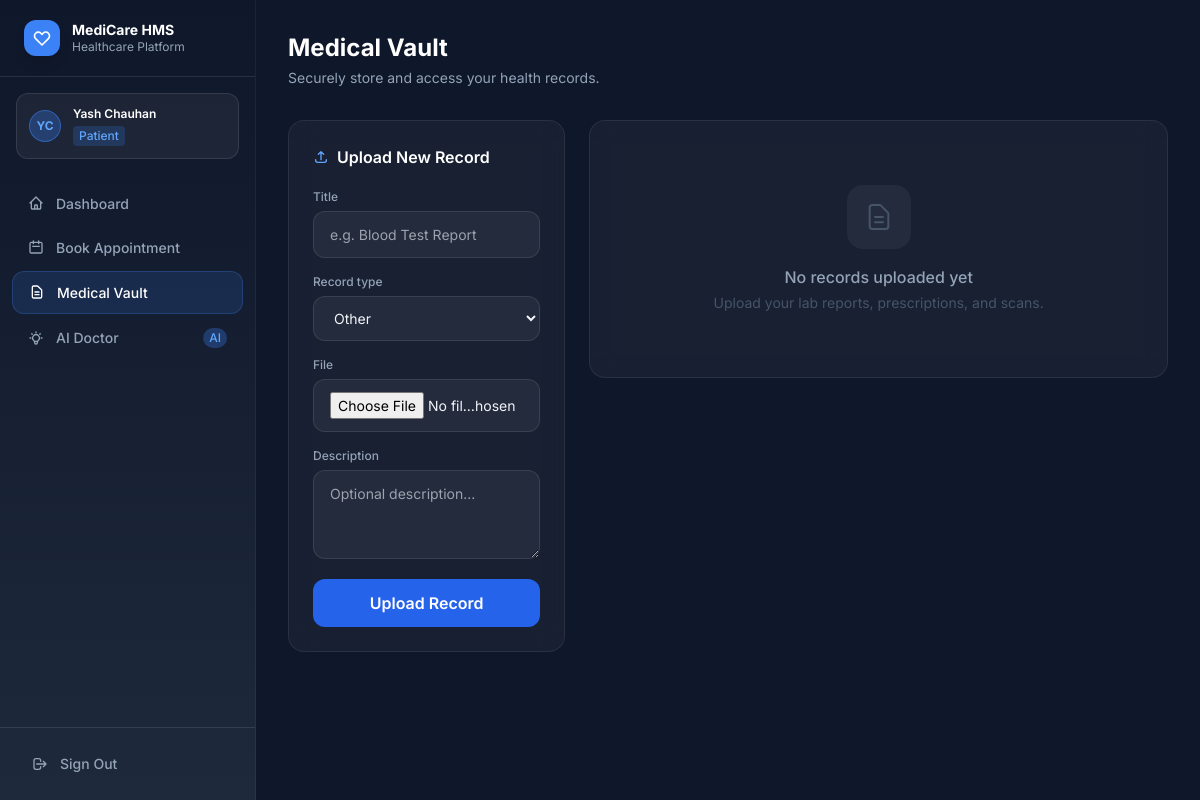
The app's page /hospital/records/ (signed in) with its own data.
### users/models.py (models this page shows, shortened)
class CustomUser(AbstractUser):
    ROLE_ADMIN = 'ADMIN'
    ROLE_DOCTOR = 'DOCTOR'
    ROLE_PATIENT = 'PATIENT'
    ROLE_CHOICES = [
        (ROLE_ADMIN, 'Admin'),
        (ROLE_DOCTOR, 'Doctor'),
        (ROLE_PATIENT, 'Patient'),
    ]
    role = models.CharField(
        max_length=10,
        choices=ROLE_CHOICES,
        default=ROLE_PATIENT,
    )
    phone = models.CharField(max_length=15, blank=True)
    date_of_birth = models.DateField(null=True, blank=True)
    profile_picture = models.ImageField(
        upload_to='profiles/', null=True, blank=True
    )

### hospital/views.py (the view)
        def wrapper(request, *args, **kwargs):
            if not request.user.is_authenticated:
                return redirect('users:login')
            if request.user.role != role:
                messages.error(request, 'Access denied.')
                return redirect('users:login')
            return view_func(request, *args, **kwargs)

### hospital/forms.py
class MedicalRecordForm(forms.ModelForm):
    class Meta:
        model = MedicalRecord
        fields = ['title', 'record_type', 'file', 'description']
        widgets = {
            'title': forms.TextInput(attrs={'class': 'form-input', 'placeholder': 'e.g. Blood Test Report'}),
            'record_type': forms.Select(attrs={'class': 'form-input'}),
            'file': forms.FileInput(attrs={'class': 'form-input', 'accept': '.pdf,.jpg,.jpeg,.png,.gif'}),
            'description': forms.Textarea(attrs={'class': 'form-input', 'rows': 3, 'placeholder': 'Optional description...'}),
        }

### hospital/views.py (called while the page is built)
def role_required(role):
    def decorator(view_func):
        def wrapper(request, *args, **kwargs):
            if not request.user.is_authenticated:
                return redirect('users:login')
            if request.user.role != role:
                messages.error(request, 'Access denied.')
                return redirect('users:login')
            return view_func(request, *args, **kwargs)
        wrapper.__name__ = view_func.__name__
        return wrapper
    return decorator

@login_required
@role_required('PATIENT')
def medical_records(request):
    records = MedicalRecord.objects.filter(patient=request.user).order_by('-uploaded_at')
    if request.method == 'POST':
        form = MedicalRecordForm(request.POST, request.FILES)
        if form.is_valid():
            record = form.save(commit=False)
            record.patient = request.user
            record.save()
            messages.success(request, 'Medical record uploaded successfully!')
            return redirect('hospital:medical_records')
        else:
            messages.error(request, 'Error uploading record. Please check the file.')
    else:
        form = MedicalRecordForm()
    return render(request, 'hospital/medical_records.html', {
        'records': records,
        'form': form,
    })

### templates/hospital/medical_records.html (shortened to what this page needs)
{% extends 'base.html' %}
{% block content %}
<div class="mb-8 animate-fade-in">
  <h1 class="text-2xl font-bold text-white">Medical Vault</h1>
  <p class="text-slate-400 mt-1 text-sm">Securely store and access your health records.</p>
</div>
<div class="grid lg:grid-cols-3 gap-6">
  <div class="glass-card p-6 animate-slide-up h-fit">
    <h2 class="text-white font-semibold mb-5 flex items-center gap-2">
      <svg class="w-4 h-4 text-brand-light" fill="none" stroke="currentColor" viewBox="0 0 24 24"><path stroke-linecap="round" stroke-linejoin="round" stroke-width="2" d="M4 16v1a3 3 0 003 3h10a3 3 0 003-3v-1m-4-8l-4-4m0 0L8 8m4-4v12"/></svg>
      Upload New Record
    </h2>
    <form method="post" enctype="multipart/form-data" novalidate>
      <div class="space-y-4">
        {% for field in form %}
        <div>
          <label class="block text-xs font-medium text-slate-400 mb-1.5">{{ field.label }}</label>
          {{ field }}
        </div>
        {% endfor %}
      </div>
      <button type="submit"
              class="mt-5 w-full py-3 px-4 bg-blue-600 hover:bg-blue-500 text-white font-semibold rounded-xl transition-all active:scale-[0.98]">
        Upload Record
      </button>
    </form>
  </div>
  <div class="lg:col-span-2">
    {% if records %}
    <div class="grid sm:grid-cols-2 gap-4">
      {% for rec in records %}
      <div class="glass-card p-5 animate-slide-up hover:border-white/20 transition-all group" style="animation-delay:{{ forloop.counter0 }}0ms">
        <div class="flex items-start gap-3 mb-3">
          <div class="w-10 h-10 rounded-xl flex items-center justify-center flex-shrink-0
            {% if rec.is_pdf %}bg-red-500/20{% else %}bg-blue-500/20{% endif %}">
            {% if rec.is_pdf %}
            <svg class="w-5 h-5 text-red-400" fill="none" stroke="currentColor" viewBox="0 0 24 24"><path stroke-linecap="round" stroke-linejoin="round" stroke-width="2" d="M7 21h10a2 2 0 002-2V9.414a1 1 0 00-.293-.707l-5.414-5.414A1 1 0 0012.586 3H7a2 2 0 00-2 2v14a2 2 0 002 2z"/></svg>
            {% else %}
            <svg class="w-5 h-5 text-blue-400" fill="none" stroke="currentColor" viewBox="0 0 24 24"><path stroke-linecap="round" stroke-linejoin="round" stroke-width="2" d="M4 16l4.586-4.586a2 2 0 012.828 0L16 16m-2-2l1.586-1.586a2 2 0 012.828 0L20 14m-6-6h.01M6 20h12a2 2 0 002-2V6a2 2 0 00-2-2H6a2 2 0 00-2 2v12a2 2 0 002 2z"/></svg>
            {% endif %}
          </div>
          <div class="flex-1 min-w-0">
            <p class="text-white text-sm font-semibold truncate">{{ rec.title }}</p>
            <span class="inline-block mt-0.5 px-1.5 py-0.5 text-xs rounded bg-white/10 text-slate-400">{{ rec.get_record_type_display }}</span>
          </div>
        </div>
        {% if rec.description %}
        <p class="text-slate-500 text-xs mb-3 line-clamp-2">{{ rec.description }}</p>
        {% endif %}
        <div class="flex items-center justify-between">
          <span class="text-slate-600 text-xs">{{ rec.uploaded_at|date:"d M Y" }}</span>
          <a href="{{ rec.file.url }}" target="_blank" rel="noopener noreferrer"
             class="flex items-center gap-1.5 px-3 py-1.5 bg-white/5 hover:bg-white/10 border border-white/10 hover:border-white/20
                    text-slate-300 hover:text-white text-xs font-medium rounded-lg transition-all">
            <svg class="w-3.5 h-3.5" fill="none" stroke="currentColor" viewBox="0 0 24 24"><path stroke-linecap="round" stroke-linejoin="round" stroke-width="2" d="M15 12a3 3 0 11-6 0 3 3 0 016 0z"/><path stroke-linecap="round" stroke-linejoin="round" stroke-width="2" d="M2.458 12C3.732 7.943 7.523 5 12 5c4.478 0 8.268 2.943 9.542 7-1.274 4.057-5.064 7-9.542 7-4.477 0-8.268-2.943-9.542-7z"/></svg>
            View
          </a>
        </div>
      </div>
      {% endfor %}
    </div>
    {% else %}
    <div class="glass-card p-16 text-center animate-slide-up">
      <div class="w-16 h-16 rounded-2xl bg-white/5 mx-auto mb-4 flex items-center justify-center">
        <svg class="w-8 h-8 text-slate-600" fill="none" stroke="currentColor" viewBox="0 0 24 24"><path stroke-linecap="round" stroke-linejoin="round" stroke-width="1.5" d="M9 12h6m-6 4h6m2 5H7a2 2 0 01-2-2V5a2 2 0 012-2h5.586a1 1 0 01.707.293l5.414 5.414a1 1 0 01.293.707V19a2 2 0 01-2 2z"/></svg>
      </div>
      <p class="text-slate-400 font-medium">No records uploaded yet</p>
      <p class="text-slate-600 text-sm mt-1">Upload your lab reports, prescriptions, and scans.</p>
    </div>
    {% endif %}
  </div>
</div>
{% endblock %}

### templates/base.html (shortened to what this page needs)
{% load static %}
<!DOCTYPE html>
<html lang="en" class="h-full">
<head>
  <script src="https://cdn.tailwindcss.com"></script>
  <link rel="stylesheet" href="{% static 'css/custom.css' %}" />
</head>
<body class="h-full bg-navy-900 text-white font-sans antialiased">
  {% if user.is_authenticated %}
  <div class="flex h-full min-h-screen">
    <aside id="sidebar"
           class="fixed inset-y-0 left-0 z-50 w-64 flex flex-col bg-gradient-sidebar border-r border-white/5 transition-transform duration-300 ease-in-out
                  -translate-x-full lg:translate-x-0">
      <div class="flex items-center gap-3 px-6 py-5 border-b border-white/10">
        <div class="w-9 h-9 rounded-xl bg-brand flex items-center justify-center shadow-lg">
          <svg class="w-5 h-5 text-white" fill="none" stroke="currentColor" viewBox="0 0 24 24">
            <path stroke-linecap="round" stroke-linejoin="round" stroke-width="2"
                  d="M4.318 6.318a4.5 4.5 0 000 6.364L12 20.364l7.682-7.682a4.5 4.5 0 00-6.364-6.364L12 7.636l-1.318-1.318a4.5 4.5 0 00-6.364 0z"/>
          </svg>
        </div>
        <div>
          <h1 class="text-white font-bold text-sm leading-tight">MediCare HMS</h1>
          <p class="text-navy-400 text-xs">Healthcare Platform</p>
        </div>
      </div>
      <div class="mx-4 mt-4 mb-2 p-3 rounded-xl bg-white/5 border border-white/10">
        <div class="flex items-center gap-3">
          <div class="w-8 h-8 rounded-full bg-brand/30 border border-brand/50 flex items-center justify-center text-xs font-bold text-brand-light">
            {{ user.first_name|first|upper }}{{ user.last_name|first|upper }}
          </div>
          <div class="flex-1 min-w-0">
            <p class="text-white text-xs font-semibold truncate">{{ user.get_full_name|default:user.username }}</p>
            <span class="inline-flex items-center px-1.5 py-0.5 rounded text-xs font-medium
              {% if user.role == 'ADMIN' %}bg-purple-500/20 text-purple-300
              {% elif user.role == 'DOCTOR' %}bg-emerald-500/20 text-emerald-300
              {% else %}bg-brand/20 text-brand-light{% endif %}">
              {{ user.get_role_display }}
            </span>
          </div>
        </div>
      </div>
      <nav class="flex-1 px-3 py-4 space-y-1 overflow-y-auto">
        {% if user.role == 'PATIENT' %}
          {% include 'partials/nav_patient.html' %}
        {% elif user.role == 'DOCTOR' %}
          {% include 'partials/nav_doctor.html' %}
        {% elif user.role == 'ADMIN' %}
          {% include 'partials/nav_admin.html' %}
        {% endif %}
      </nav>
      <div class="p-4 border-t border-white/10">
        <a href="{% url 'users:logout' %}"
           class="flex items-center gap-3 w-full px-4 py-2.5 rounded-xl text-navy-400 hover:text-red-400 hover:bg-red-500/10 transition-all duration-200 text-sm font-medium group">
          <svg class="w-4 h-4 group-hover:scale-110 transition-transform" fill="none" stroke="currentColor" viewBox="0 0 24 24">
            <path stroke-linecap="round" stroke-linejoin="round" stroke-width="2"
                  d="M17 16l4-4m0 0l-4-4m4 4H7m6 4v1a3 3 0 01-3 3H6a3 3 0 01-3-3V7a3 3 0 013-3h4a3 3 0 013 3v1"/>
          </svg>
          Sign Out
        </a>
      </div>
    </aside>
    <div class="flex-1 flex flex-col min-h-screen lg:ml-64">
      <main class="flex-1 p-4 lg:p-8">
        {% block content %}{% endblock %}
      </main>
    </div>
  </div>
  {% else %}
  {% block auth_content %}{% endblock %}
  {% endif %}
</body>
</html>

### static/css/custom.css (style rules this page uses)
.form-input { @apply block w-full px-4 py-3 text-sm text-white placeholder-slate-600 bg-white/5 border border-white/10 rounded-xl focus:outline-none focus:ring-2 focus:ring-blue-500/50 focus:border-blue-500/50 transition-all duration-200; background-color: rgba(255,255,255,0.04); color: white; }
input.form-input, select.form-input, textarea.form-input { display: block; width: 100%; padding: 0.75rem 1rem; font-size: 0.875rem; color: #f1f5f9; background-color: rgba(255,255,255,0.05); border: 1px solid rgba(255,255,255,0.1); border-radius: 0.75rem; outline: none; transition: border-color 0.2s, box-shadow 0.2s; font-family: 'Inter', sans-serif; }
select.form-input option { background-color: #1e293b; color: #f1f5f9; }
.glass-card { background: rgba(255, 255, 255, 0.04); border: 1px solid rgba(255, 255, 255, 0.08); border-radius: 1rem; backdrop-filter: blur(12px); -webkit-backdrop-filter: blur(12px); }
.animate-fade-in { animation: fadeIn 0.4s ease-out; }
.animate-slide-up { animation: slideUp 0.4s ease-out both; }

### records on screen
CustomUser: first_name|first "Y", last_name|first "C", get_full_name "Yash Chauhan", role "Patient"

### other values on screen
{{ field.label }} "Title" "Record type" "File" "Description"
